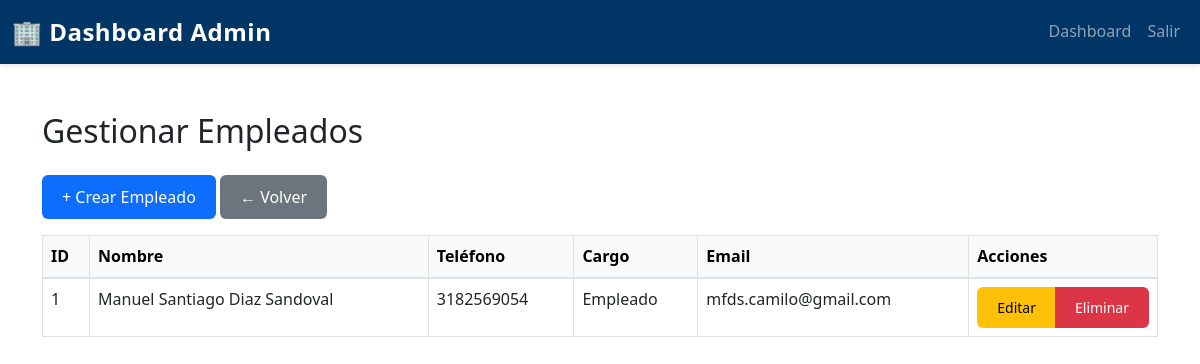
/FRONTEND/index.php?route=admin/empleado/listar (signed in), run on an earlier commit of the app's database.
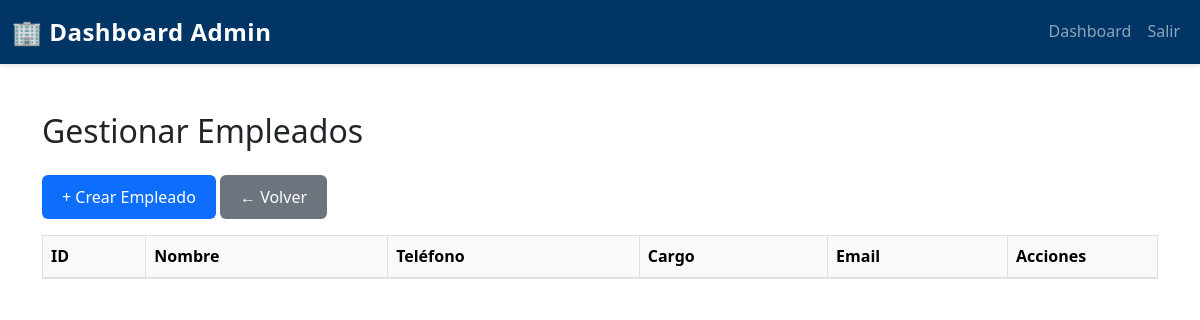
And on a later commit of the database.
### tables this page shows
CREATE TABLE `empleados` (
  `id_empleado` int(11) NOT NULL,
  `nombre` varchar(100) NOT NULL,
  `cargo` varchar(50) DEFAULT NULL,
  `correo` varchar(100) DEFAULT NULL,
  `telefono` varchar(20) DEFAULT NULL,
  `fecha_ingreso` date DEFAULT NULL
);

### FRONTEND/models/EmpleadoModel.php (called while the page is built, shortened)
<?php
class EmpleadoModel {
    private $db;
    public function __construct($database) {
        $this->db = $database;
    }
    public function obtenerTodos() {
        $query = "SELECT * FROM empleados ORDER BY nombre ASC";
        $stmt = $this->db->prepare($query);
        $stmt->execute();
        return $stmt->fetchAll(PDO::FETCH_ASSOC);
    }
}

### FRONTEND/views/admin/listar_empleados.php (the view, shortened to what this page needs)
<?php
require_once __DIR__ . '/../../models/EmpleadoModel.php';
$db = new Database();
$conn = $db->connect();
$empleadoModel = new EmpleadoModel($conn);
$empleados = $empleadoModel->obtenerTodos();
?>
<!DOCTYPE html>
<html lang="es">
<head>
    <link href="https://cdn.jsdelivr.net/npm/bootstrap@5.3.0/dist/css/bootstrap.min.css" rel="stylesheet">
    <link rel="stylesheet" href="assets/css/styles.css">
</head>
<body>
<nav class="navbar navbar-expand-lg navbar-dark bg-dark-blue">
    <div class="container-fluid">
        <a class="navbar-brand fw-bold" href="index.php?route=admin/dashboard">🏢 Dashboard Admin</a>
        <div class="collapse navbar-collapse" id="navbarNav">
            <ul class="navbar-nav ms-auto">
                <li class="nav-item"><a class="nav-link" href="index.php?route=admin/dashboard">Dashboard</a></li>
                <li class="nav-item"><a class="nav-link" href="index.php?route=logout">Salir</a></li>
            </ul>
        </div>
    </div>
</nav>
<div class="container my-5">
    <h2 class="mb-4">Gestionar Empleados</h2>
    <a href="index.php?route=admin/empleado/crear" class="btn btn-primary mb-3">+ Crear Empleado</a>
    <a href="index.php?route=admin/dashboard" class="btn btn-secondary mb-3">← Volver</a>
    <table class="table table-bordered table-hover">
        <thead class="table-light">
            <tr>
                <th>ID</th>
                <th>Nombre</th>
                <th>Teléfono</th>
                <th>Cargo</th>
                <th>Email</th>
                <th style="width: 150px;">Acciones</th>
            </tr>
        </thead>
        <tbody>
        <?php foreach ($empleados as $e): ?>
            <tr>
                <td><?= $e['id_empleado'] ?></td>
                <td><?= $e['nombre'] ?></td>
                <td><?= $e['telefono'] ?></td>
                <td><?= $e['cargo'] ?></td>
                <td><?= $e['correo'] ?></td>
<td>
    <div class="btn-group">
    <a href="index.php?route=admin/empleado/editar&id=<?= $e['id_empleado']; ?>"
       class="btn btn-sm btn-warning">Editar</a>
    <a href="index.php?route=admin/empleado/eliminar&id=<?= $e['id_empleado']; ?>"
       class="btn btn-sm btn-danger">Eliminar</a>
    </div>
</td>
            </tr>
        <?php endforeach; ?>
        </tbody>
    </table>
</div>
</body>
</html>

What changed in the data, as far as the page shows it:
removed empleados: id_empleado "1", nombre "Manuel Santiago Diaz Sandoval", telefono "3182569054", cargo "Empleado", correo "mfds.camilo@gmail.com"
